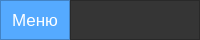
     <widget class="QFrame" name="Top_bar">
      <property name="maximumSize">
       <size>
        <width>16777215</width>
        <height>40</height>
       </size>
      </property>
      <property name="styleSheet">
       <string notr="true">background-color: rgb(53, 53, 53);</string>
      </property>
      <property name="frameShape">
       <enum>QFrame::NoFrame</enum>
      </property>
      <property name="frameShadow">
       <enum>QFrame::Raised</enum>
      </property>
      <layout class="QHBoxLayout" name="horizontalLayout">
       <property name="spacing">
        <number>0</number>
       </property>
       <property name="leftMargin">
        <number>0</number>
       </property>
       <property name="topMargin">
        <number>0</number>
       </property>
       <property name="rightMargin">
        <number>0</number>
       </property>
       <property name="bottomMargin">
        <number>0</number>
       </property>
       <item>
        <widget class="QFrame" name="frame_toggle">
         <property name="maximumSize">
          <size>
           <width>70</width>
           <height>40</height>
          </size>
         </property>
         <property name="styleSheet">
          <string notr="true">background-color: rgb(85, 170, 255);</string>
         </property>
         <property name="frameShape">
          <enum>QFrame::StyledPanel</enum>
         </property>
         <property name="frameShadow">
          <enum>QFrame::Raised</enum>
         </property>
         <layout class="QVBoxLayout" name="verticalLayout_2">
          <property name="spacing">
           <number>0</number>
          </property>
          <property name="leftMargin">
           <number>0</number>
          </property>
          <property name="topMargin">
           <number>0</number>
          </property>
          <property name="rightMargin">
           <number>0</number>
          </property>
          <property name="bottomMargin">
           <number>0</number>
          </property>
          <item>
           <widget class="QPushButton" name="Btn_Toggle">
            <property name="sizePolicy">
             <sizepolicy hsizetype="Expanding" vsizetype="Expanding">
              <horstretch>0</horstretch>
              <verstretch>0</verstretch>
             </sizepolicy>
            </property>
            <property name="font">
             <font>
              <pointsize>13</pointsize>
             </font>
            </property>
            <property name="styleSheet">
             <string notr="true">color: rgb(255, 255, 255);
border: 0px solid;</string>
            </property>
            <property name="text">
             <string>Меню</string>
            </property>
           </widget>
          </item>
         </layout>
        </widget>
       </item>
       <item>
        <widget class="QFrame" name="frame_top">
         <property name="maximumSize">
          <size>
           <width>16777215</width>
           <height>40</height>
          </size>
         </property>
         <property name="frameShape">
          <enum>QFrame::StyledPanel</enum>
         </property>
         <property name="frameShadow">
          <enum>QFrame::Raised</enum>
         </property>
        </widget>
       </item>
      </layout>
     </widget>
